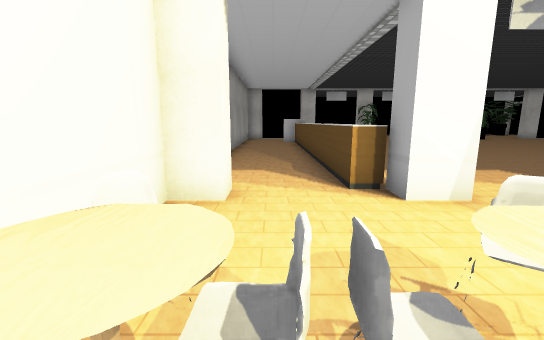
View 1 (above)

19 first-person views from a walk through a scene from a Unity 3-D project. The camera is 1.2 m above the floor, tilts 10° down and sees 90° across. The floor is counted in squares, 1 m on a side. Each view is taken from the middle of a square. On the plan, view 1 faces up. The plan holds only what a view shows up to about 13 squares ahead; the rest is blank. The place goes on beyond the plan. Some animated figures are not drawn. Some surface patterns are stand-ins.

View 2
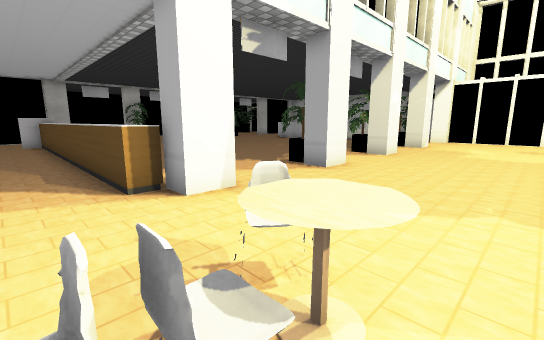

View 3
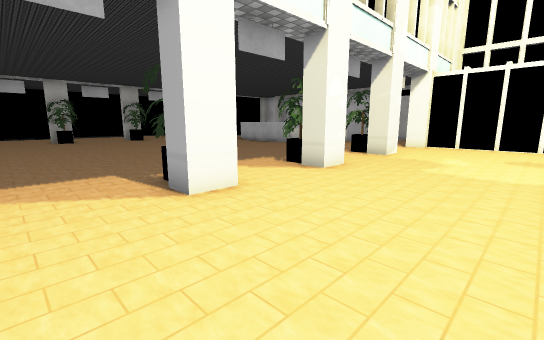

View 4
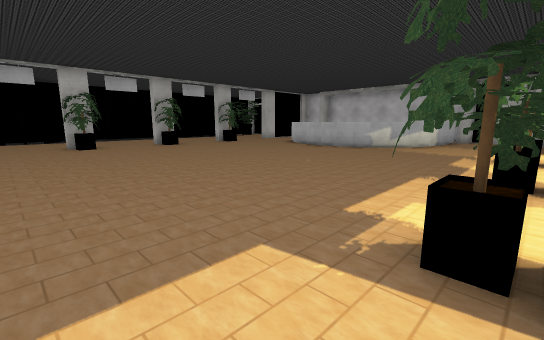

View 5
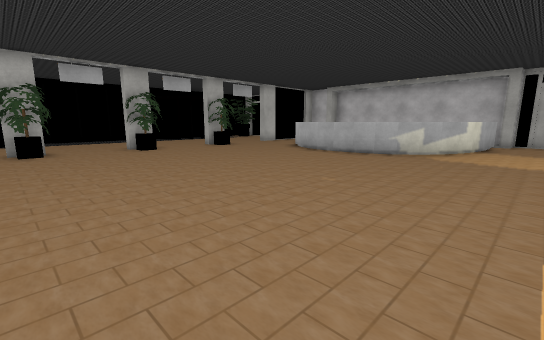

View 6
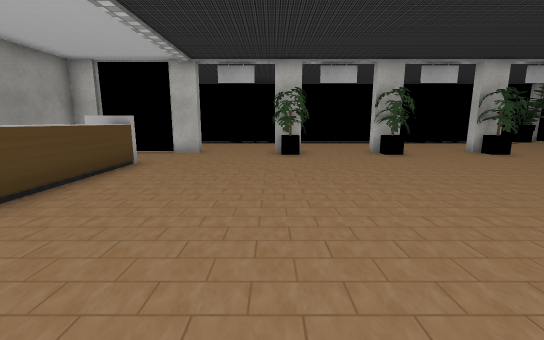

View 7
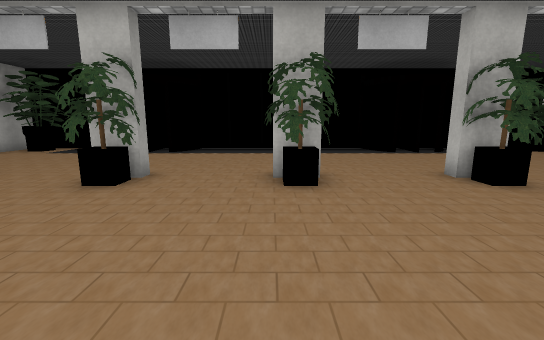

View 8
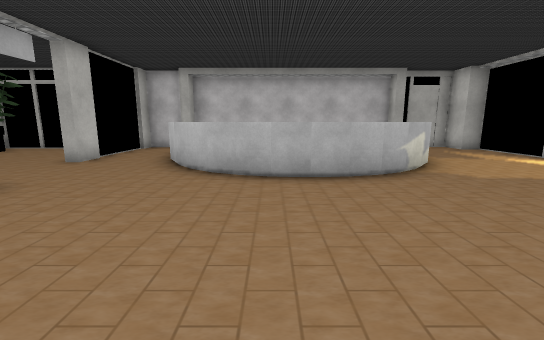

View 9
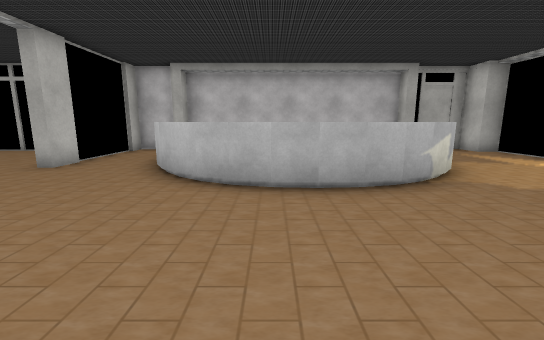

View 10
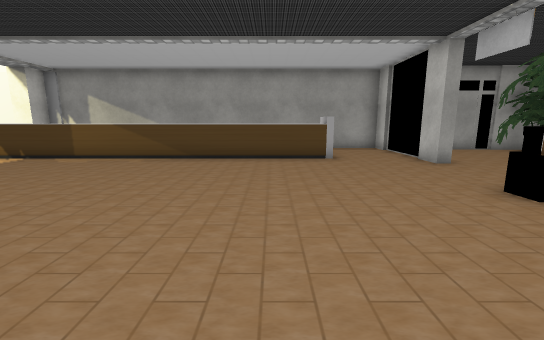

View 11
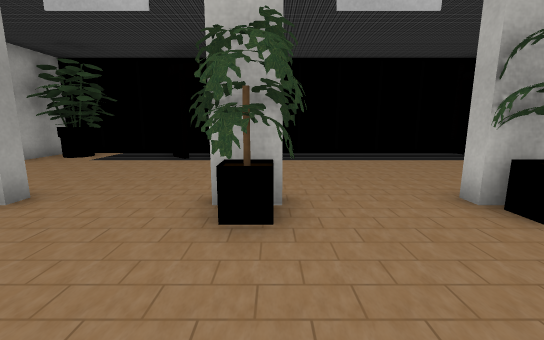

View 12
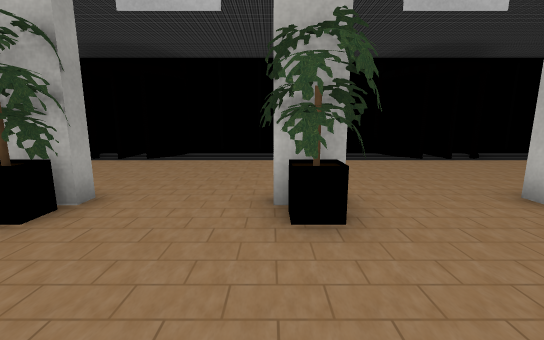

View 13
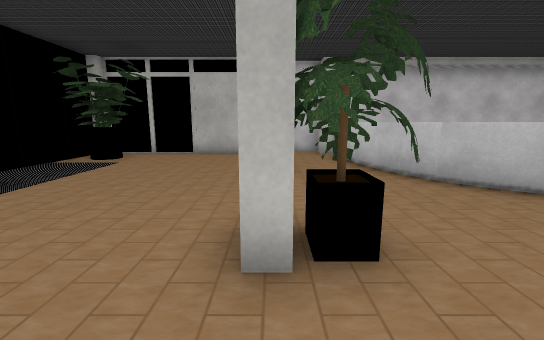

View 14
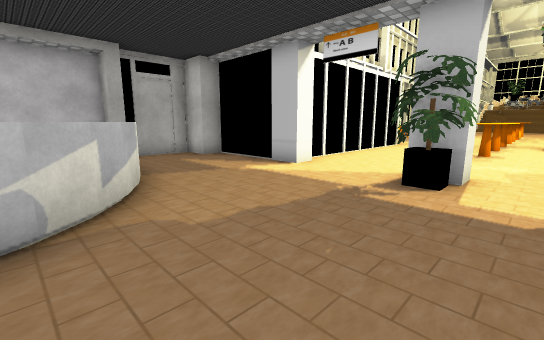

View 15
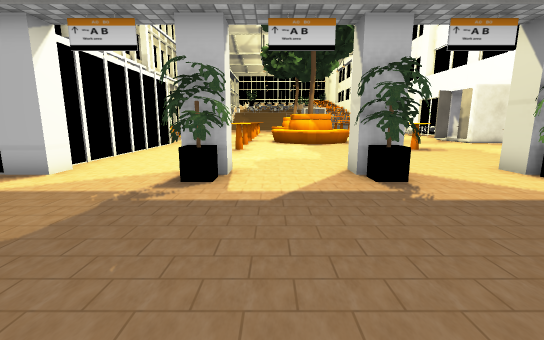

View 16
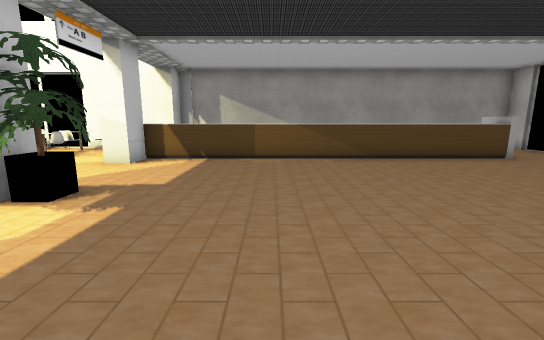

View 17
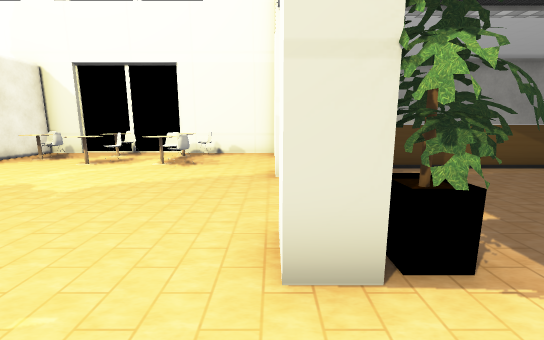

View 18
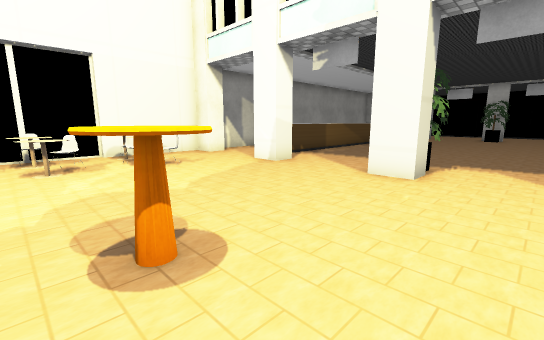

View 19
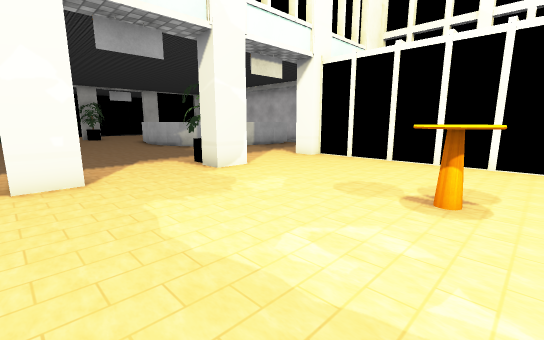

### Floor plan
Key: @ floor where view 1 was taken; # wall or solid block; . floor; = window, fence, low wall or low ledge; ^ raised ledge; O other object.
Columns run from 2 left of view 1 to 23 right of it. Each row starts with its distance up from view 1.
 27  ###      ###  ##   ######
 26  #OO.     ......#   ...OO#
 25  #O...  #........   ..OO.#
 24  #.......................#
 23  #.......................#
 22   .......................#
 21     .....................#
 20 ######..##..##..##...#  ##
 19 #.......OO..OO..OO.......#
 18 #......................^.#
 17 # .#^...............^^^  #
 16 # ..^..............^     #
 15 # ..^.............^^     #
 14 # ..^.............^      #
 13 #...^.............^      #
 12 #...^.............^      #
 11 #...^.............=^     #
 10 #...^..............=^    #
  9 #...^...............#^^^^#
  8 #...^....................#
  7 #...^....................#
  6 #...^...OO..OO..OO.......#
  5 ##..^#..OO..OO..OO...#  ##
  4 ##..##..##..##..##...#
  3 #....................#
  2 #O..O................#
  1 #=O=#................#
  0 #.@..................#
 -1 #=#O=...OO......OO...#
 -2 #  =.....O.......O...

Where each view was taken, in squares from view 1:
view 1: 0 up, 0 right, facing up
view 2: 0 up, 0 right, facing up-right
view 3: 0 up, 4 right, facing up-right
view 4: 5 up, 4 right, facing up-right
view 5: 7 up, 6 right, facing up-right
view 6: 9 up, 6 right, facing up
view 7: 14 up, 10 right, facing up
view 8: 14 up, 10 right, facing right
view 9: 14 up, 11 right, facing right
view 10: 15 up, 11 right, facing left
view 11: 16 up, 7 right, facing up
view 12: 16 up, 10 right, facing up
view 13: 20 up, 12 right, facing right
view 14: 11 up, 13 right, facing down-right
view 15: 11 up, 13 right, facing down
view 16: 9 up, 11 right, facing left
view 17: 4 up, 9 right, facing left
view 18: 2 down, 9 right, facing up-left
view 19: 2 down, 10 right, facing up-right
